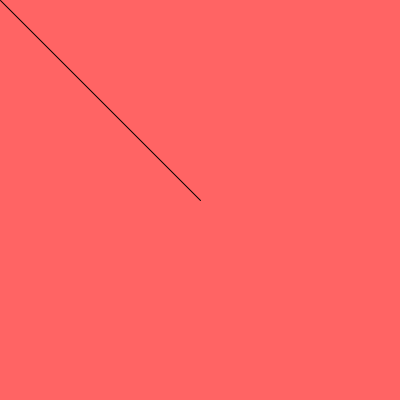
Frame 1 (no input)
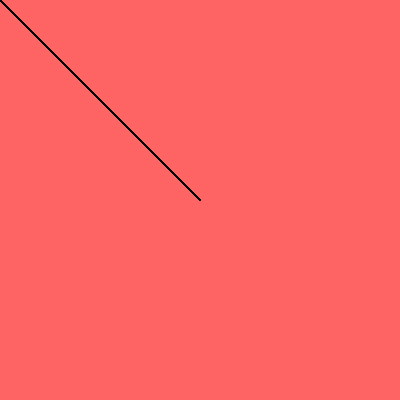
Frame 60 (the mouse pressed at the canvas centre just before this capture)
Frame 120 (the mouse held since frame 60 and released just before this capture): identical to frame 60, image omitted

The Processing sketch that drew these frames (run headless with seeded random() and noise(); from frame 60 on, the mouse is pressed at the canvas centre):

// Processing sketch: processing_159244
// ── processing_159244.pde

void setup(){
 
size(400,400);
background(1000,100,100);
 
}
 
void draw(){
 
line(200,200,mouseX,mouseY);
}
